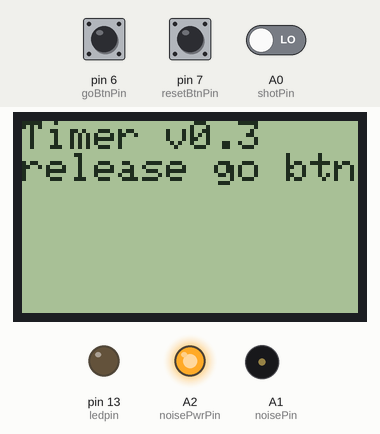
Recording of a sketch running on a simulated Arduino Uno, built with avr-gcc and run on an emulated ATmega328P. On the bench: 84×48 one-colour display, output pins drawn as LEDs (lit = HIGH), buzzer (waves = sounding). The test bench sets the inputs (shaded band); at power-on: pin 6 (goBtnPin) LOW, A0 (shotPin) LOW, pin 7 (resetBtnPin) LOW.

Above: at 5.2 s.
5.3 s: pin 6 (goBtnPin) pulled HIGH for 0.15 s
At 6.9 s:
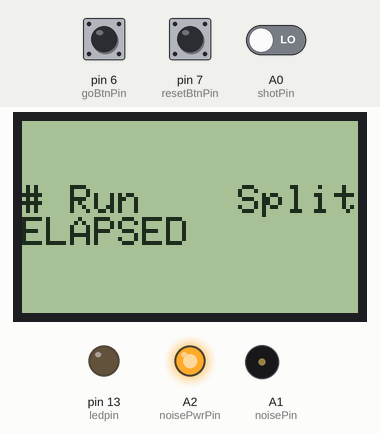
7.2 s: A0 (shotPin) driven HIGH
At 7.7 s:
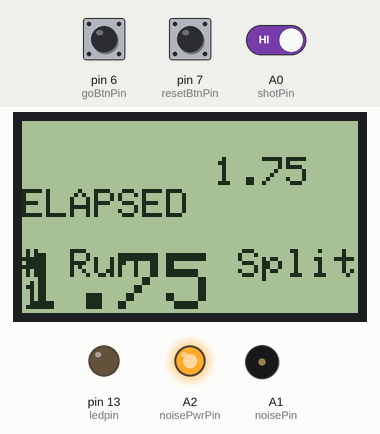
8.7 s: pin 6 (goBtnPin) pulled HIGH for 1 s
At 10.1 s:
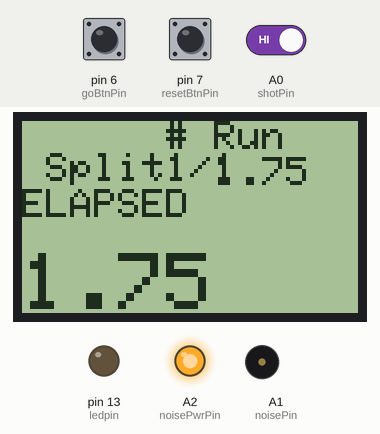
11.2 s: pin 7 (resetBtnPin) pulled HIGH for 0.15 s
At 12.5 s:
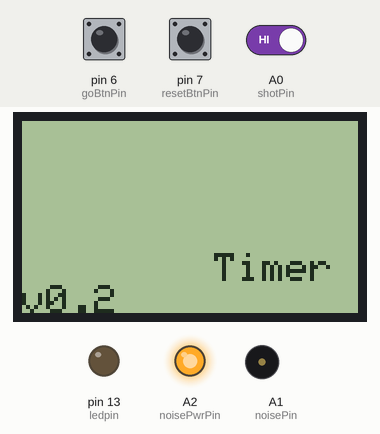
12.8 s: pin 6 (goBtnPin) pulsed HIGH 5 times (0.12 s each, 0.3 s apart)
At 14.4 s:
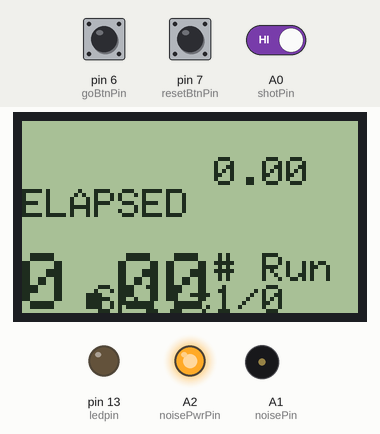
15.8 s: pin 7 (resetBtnPin) pulled HIGH for 1 s
At 17.3 s:
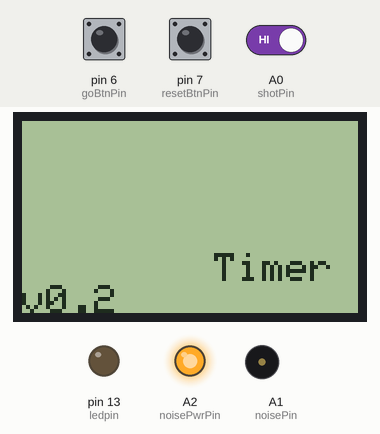
Timing chart, 0 to 18.8 s (numbered marks = the images above; inputs shaded):
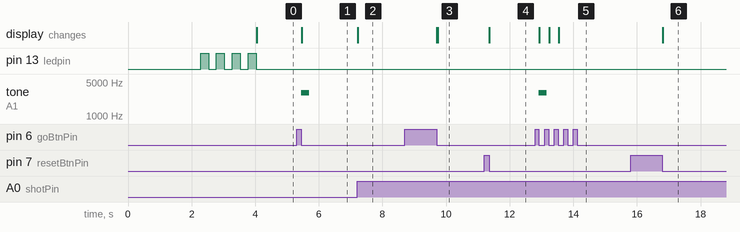

Measured:
- after the input at 5.3 s, tone on A1 (noisePin): silent → 3000 Hz after 0.15 s, → silent 0.25 s later; the display: changes after 0.17 s (image 1)
- after the input at 7.2 s, the display: changes at once (image 2)
- after the input at 8.7 s, the display: first changes after 1.0 s (image 3 shows a later state)
- after the input at 11.2 s, the display: changes after 0.16 s (image 4)
- after the input at 12.8 s, tone on A1 (noisePin): silent → 3000 Hz after 0.12 s, → silent 0.25 s later; the display: first changes after 0.13 s (image 5 shows a later state)
- after the input at 15.8 s, the display: changes after 1.0 s (image 6)

The sketch:

TimerCode2newBreadBoard.ino
```cpp
//====================================================================
//  TIMER ARDUINO BASED
//====================================================================
// To Do :
// Status	|  Num	| Description
// Done		|  1.	| Save Shots to Memory  = Done
//			|		|    first attempt - array of longs (each is the elapsed in milliseconds)
//			|		|
// Done		|  2.	| Go button = review  = stop timer = mode = review = Done
//			|		|    = show each shot & split & elapsed from 1 to n & then loop
//			|		|
// Done		|  3.	| HOW DO WE RESTART TIMER to get next shooters times?
//			|		|	   - hold go button for x seconds?
//			|		|      - how do we do this?  - can show bar graph on display as we get near reset time.
//			|		|	-or do we use another button ?  -  for reset ? like this better for now. = Done
//			|		|	(in future versions - buttons can be swapped for lefties)
//			|		|	for dev puposes for now - in in review & click on shot button = reset button.
//			|		|
//                      |      4.	|	Use Pin13 (LED) for now as indicator of Buzzer
//			|		|
//			|	5.	|	Setup Screens & Configuration values => EEPROM
//			|		|		- Buzzer Volume ?  (voltage output = PWM?)
//			|		|		- Sensitivity
//			|		|		- backlight duration / off
//			|		|		- Rot Encoder or two button nav ?
//			|		|		- both buttons for setup?
//			|		|
//			|	6.	|	Listen for shots -
//			|		|		- microphone Circuit  - DONE
//			|		|		- sensitivity
//
//			|	7.|  Sleep
//      |   |    -  Wakeup
//      |   |    -  Sleep delay (time before shutdown)
//      |   |
//      | 8.|   Noise switch off & on
//      |   |   -  switch on on button down ( timer triggers on release)
//      |   |
//      | 9.|  Random delay start
//      |   |  -  set menu option
// ================================================================================================

#include <math.h>
#include <SPI.h>
#include <Adafruit_GFX.h>
#include <Adafruit_PCD8544.h>
//===========Timer State ==========================
#define TIMERSTATE_IDLE 0;
#define TIMERSTATE_RUNNING 1;
#define TIMERSTATE_REVIEW 2;

// Software SPI (slower updates, more flexible pin options):
// pin 10 - Serial clock out (SCLK) was 7
// pin 2 - Serial data out (DIN)mosi  wad 6
// pin 3 - Data/Command select (D/C) was 5
// pin 5 - LCD chip select (CS) was 4
// pin 4 - LCD reset (RST) was 3
Adafruit_PCD8544 display = Adafruit_PCD8544(10, 2, 3, 5, 4);
//==================================================
int shotCntr = 0;
int ReviewShot = 0;
int ledpin = 13;
//=============Shot Btn ==================
int shotPin = A0;
int oldShotBtnVal = 0;
int shotBtnVal = 0;
// =========== start btn ==============
int goBtnPin = 6;
int oldGoBtnVal = 0;
int goBtnVal = 0;
// =========== reset btn ==============
int resetBtnPin = 7;
int oldResetBtnVal = 0;
int resetBtnVal = 0;
// =================Noise maker ========================
int noisePwrPin = A2;
int noisePin = A1;

int TimerState = TIMERSTATE_IDLE;

long startTime = 0;
long elapsed = 0;
long oldElapsed = 0;
long diff = 0;
float divStuff = 0;
float divStuff2 = 0;
float displayTime = 0;
int rem = 0;
int mins = 0;
int secs = 0;

// shot memory
long shots[99];

void setup()
{
        display.begin();
        display.setContrast(50);
        display.clearDisplay();
        display.setTextSize(1);
        display.setTextColor(BLACK);

  	//lcd.begin(20, 4);
	Serial.begin(115200);
	/* add setup code here */

	pinMode(ledpin, OUTPUT);
	//cntr = 0;
	pinMode(shotPin, INPUT);
	pinMode(resetBtnPin, INPUT);

  pinMode(noisePwrPin, OUTPUT);
  // for now power always ==========
  digitalWrite(noisePwrPin, HIGH);
  pinMode(noisePin, OUTPUT);


	//flash led 4 times -
	delay(2000);
	for (int i = 0; i < 4; i++)
	{
		delay(250);
		digitalWrite(ledpin, HIGH);
		delay(250);
		digitalWrite(ledpin, LOW);
	}
	// get initial value of Pin
	oldShotBtnVal = digitalRead(shotPin);
	oldGoBtnVal = digitalRead(goBtnPin);
	oldResetBtnVal = digitalRead(resetBtnPin);

	display.println("Timer v0.3");

	display.print("release go btn");
        display.display();
}

void TimerStart()
{
	// this is when buzzer sounds and elapsed is set to 0;
	// also screen updated to show running Timer;


	startTime = millis();
  tone(noisePin, 3000, 250);

	elapsed = 0;
	shotCntr = 0;
	// set up LCD
        display.setTextSize(1);
	display.clearDisplay();
	display.print("# Run    Split");
        display.println("");
        //display.println("");
        display.println("ELAPSED ");
        display.display();
	TimerState = TIMERSTATE_RUNNING;

	// set first shot to 0 (just in case)
	shots[0] = 0;
}

void displayElapsed(int thisShot)
{
	// each time we display - we loop through shots so we can keep track of:
	//    - total elapsed
	//    - this split
	// ======================================================
	long split = 0;

	// Calc split  =============================
	if (thisShot == 0)
	{
		split = shots[thisShot];
	}
	else
	{
		split = shots[thisShot] - shots[thisShot - 1];
	}

	// convert to sec/100 (instead of sec/1000 )  ========
	divStuff = (float)split / (float)10;
	divStuff2 = (float)shots[thisShot] / (float)10;

	// update Display ====================================
	// Shot number -------------
	display.clearDisplay();
	display.print("# Run    Split");

	if (TimerState == 2) // TIMERSTATE_REVIEW
	{
		display.print(thisShot + 1);  //zero based
		display.print("/");
		display.print(shotCntr);
	}
	else
	{
		display.print(thisShot + 1);  //zero based
	}

	// Split ----------------------------
        display.setCursor(48,9);
	display.println((float)round(divStuff) / (float)100);

        display.println("ELAPSED ");
	// Elapsed ------------------------------
	display.setCursor(0, 33);
        display.setTextSize(2);
	displayTime = round((float)shots[thisShot] / (float)10) / (float)100;

	if (displayTime > 60)
	{
		// get minutes from displayTime
		rem = (int)displayTime % 60;
		// get mins
		mins = ((int)displayTime - rem) / 60;
		display.print(mins);
		display.print(":");
		if (rem < 10) display.print("0");
		display.print(rem);
		// seconds
		display.print(".");
		secs = (long)(displayTime * 100) - ((long)displayTime) * 100;
		if (secs < 10)display.print("0");
		display.print(secs);
	}
	else
	{
		display.print(displayTime);
	}
        display.setTextSize(1);
        display.display();
}


void recordShot()
{
	elapsed = millis() - startTime;
 if(elapsed > 250)
 {
	// save to shots
	shots[shotCntr] = elapsed;
	// display Shot
	displayElapsed(shotCntr);
	shotCntr = shotCntr + 1;
 }
}

void loop()
{
	if (TimerState == 0)  // TIMERSTATE_IDLE
	{
		goBtnVal = digitalRead(goBtnPin);
		//Serial.println("=======in loop ===================");
		//Serial.println("goBtnVal");
		//Serial.println(goBtnVal);
		//Serial.println("==========================");
		if (goBtnVal != oldGoBtnVal)
		{
			// start button is diff ans been released
			if (goBtnVal == 0)
			{
				//Serial.println("Running TimerStart");
				TimerStart();
			}
			oldGoBtnVal = goBtnVal;
		}
	}
	if (TimerState == 1) // TIMERSTATE_RUNNING
	{
		shotBtnVal = digitalRead(shotPin);
		if (shotBtnVal != oldShotBtnVal)
		{
			// this happens when we hear a PEW!
			if (shotBtnVal == 1)  // we check that this is the start of the PEW sound.
			{
				// record Bang;

				recordShot();
       // echo defeat ====================
        delay(10);

			}

			oldShotBtnVal = shotBtnVal;
		}

		// check for Review mode
		goBtnVal = digitalRead(goBtnPin);
		if (goBtnVal != oldGoBtnVal)
		{
			// start button is diff ans been released
			if (goBtnVal == 0)
			{
				//Serial.println("Change To ReviewMode");
				TimerState = TIMERSTATE_REVIEW;
				display.setCursor(0, 0);
				display.setTextSize(1);
                                display.print("Review");
                                display.display();
				ReviewShot = 0;
				displayElapsed(ReviewShot);
			}
			oldGoBtnVal = goBtnVal;
		}


	}
	if (TimerState == 2)  // TIMERSTATE_REVIEW
	{
		goBtnVal = digitalRead(goBtnPin);
		//Serial.println("=======in loop ===================");
		//Serial.println("goBtnVal");
		//Serial.println(goBtnVal);
		//Serial.println("==========================");
		if (goBtnVal != oldGoBtnVal)
		{
			// start button is diff ans been released
			if (goBtnVal == 0)
			{
				ReviewShot++;
				if (ReviewShot >= shotCntr) { ReviewShot = 0; }
				//Serial.print("Reviewing Shot : ");
				//Serial.println(ReviewShot);
				displayElapsed(ReviewShot);
			}
			oldGoBtnVal = goBtnVal;
		}
		resetBtnVal = digitalRead(resetBtnPin);
		if (resetBtnVal != oldResetBtnVal)
		{
			// this happens when we hear a PEW!
			if (resetBtnVal == 0)  // we check that this is the start of the PEW sound.
			{
				// record Bang;
				// RESET TIMER;
				TimerState = TIMERSTATE_IDLE;
				shotCntr = 0;
				ReviewShot = 0;
				display.clearDisplay();
                                display.setTextSize(1);
				display.println("Timer v0.2");

	                        display.print("release go btn");
                                display.display();
			}

			oldResetBtnVal = resetBtnVal;
		}
	}
}
```
